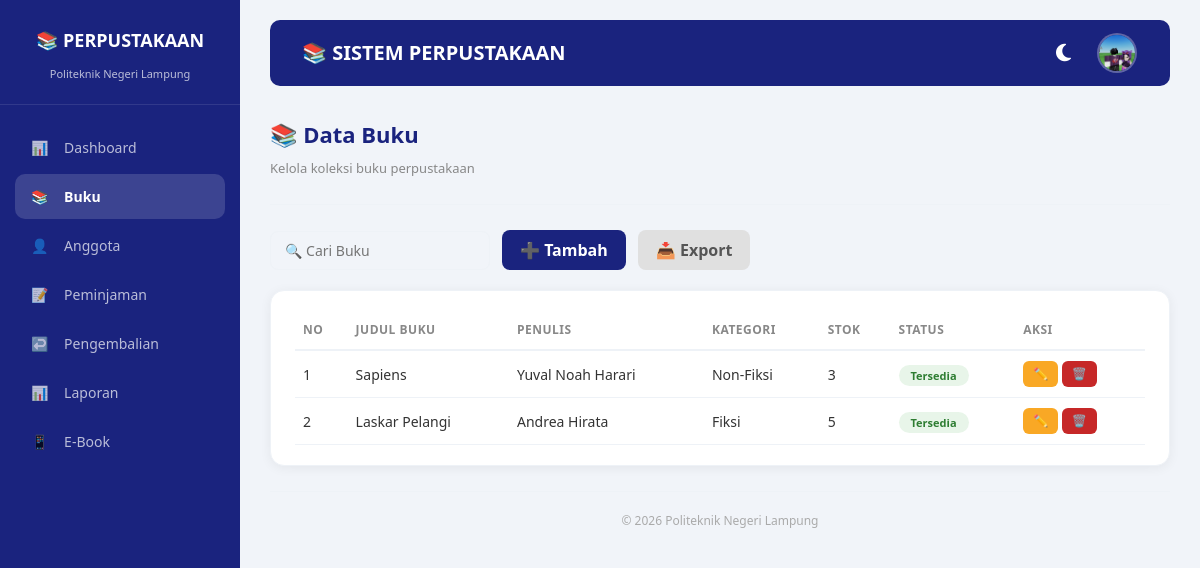
The app's page /views/buku/index.php (signed in) with its own data.
### tables this page shows
CREATE TABLE `buku` (
  `buku_id` int(11) NOT NULL,
  `judul` varchar(255) NOT NULL,
  `penulis` varchar(100) NOT NULL,
  `penerbit` varchar(100) DEFAULT NULL,
  `tahun_terbit` int(4) DEFAULT NULL,
  `isbn` varchar(13) DEFAULT NULL,
  `kategori_id` int(11) DEFAULT NULL,
  `stok` int(11) NOT NULL DEFAULT 1,
  `lokasi_rak` varchar(20) DEFAULT NULL,
  `status` enum('tersedia','dipinjam','rusak','hilang') NOT NULL DEFAULT 'tersedia',
  `created_at` timestamp NULL DEFAULT current_timestamp()
);

CREATE TABLE `kategori_buku` (
  `kategori_id` int(11) NOT NULL,
  `nama_kategori` varchar(50) NOT NULL,
  `deskripsi` text DEFAULT NULL
);

### views/buku/index.php (the view, shortened to what this page needs)
<?php
require_once '../../config/database.php';
$limit = 10;
$page = isset($_GET['page']) ? (int)$_GET['page'] : 1;
$offset = ($page - 1) * $limit;
$sql = "SELECT b.*, k.nama_kategori
        FROM buku b
        LEFT JOIN kategori_buku k ON b.kategori_id = k.kategori_id
        ORDER BY b.buku_id DESC
        LIMIT $limit OFFSET $offset";
$stmt = $pdo->query($sql);
$buku = $stmt->fetchAll();
?>
<!DOCTYPE html>
<html lang="id" id="html">
<head>
    <link rel="stylesheet" href="https://cdn.jsdelivr.net/npm/bootstrap@5.3.0/dist/css/bootstrap.min.css">
    <link rel="stylesheet" href="https://cdnjs.cloudflare.com/ajax/libs/font-awesome/6.4.0/css/all.min.css">
    <link rel="stylesheet" href="../../assets/css/style.css">
</head>
<body id="body">
<div class="sidebar">
    <div class="brand">
        <h3>📚 PERPUSTAKAAN</h3>
        <small>Politeknik Negeri Lampung</small>
    </div>
    <ul class="menu">
        <li onclick="location.href='../../index.php'"><span class="icon">📊</span> <span>Dashboard</span></li>
        <li class="active"><span class="icon">📚</span> <span>Buku</span></li>
        <li onclick="location.href='../anggota/index.php'"><span class="icon">👤</span> <span>Anggota</span></li>
        <li onclick="location.href='../peminjaman/index.php'"><span class="icon">📝</span> <span>Peminjaman</span></li>
        <li onclick="location.href='../pengembalian/index.php'"><span class="icon">↩️</span> <span>Pengembalian</span></li>
        <li onclick="location.href='../laporan/index.php'"><span class="icon">📊</span> <span>Laporan</span></li>
        <li onclick="location.href='../buku_digital.php'"><span class="icon">📱</span> <span>E-Book</span></li>
    </ul>
</div>
<div class="main-content">
    <nav class="navbar navbar-dark navbar-custom">
        <div class="container-fluid">
            <span class="navbar-brand">📚 SISTEM PERPUSTAKAAN</span>
            <div class="user-info">
                <button class="theme-toggle" id="themeToggle" title="Toggle Dark/Light Mode">
                    <i class="fas fa-moon"></i>
                </button>
                <div class="dropdown dropdown-profile">
                    <button class="btn p-0 dropdown-toggle" type="button" data-bs-toggle="dropdown" aria-expanded="false">
                        <div class="preview-avatar">
                            <?php
                            $user_id = $_SESSION['user_id'];
                            $foto_path = '../../upload/foto_admin/' . $user_id . '.jpg';
                            if (file_exists($foto_path)): ?>
                                <img src="<?= $foto_path ?>" alt="Foto Profil">
                            <?php else: ?>
                                <?= strtoupper(substr($_SESSION['nama_lengkap'], 0, 1)) ?>
                            <?php endif; ?>
                        </div>
                    </button>
                </div>
            </div>
        </div>
    </nav>
    <div class="top-header">
        <div class="page-title">
            <h2>📚 Data Buku</h2>
            <small>Kelola koleksi buku perpustakaan</small>
        </div>
    </div>
    <div class="toolbar">
        <input type="text" placeholder="🔍 Cari Buku" id="searchInput" onkeyup="searchTable()">
        <a href="tambah.php" class="btn-primary">➕ Tambah</a>
        <a href="#" class="btn-secondary">📥 Export</a>
    </div>
    <div class="card-custom">
        <div class="table-responsive">
            <table class="table-custom" id="bukuTable">
                <thead>
                    <tr>
                        <th>No</th>
                        <th>Judul Buku</th>
                        <th>Penulis</th>
                        <th>Kategori</th>
                        <th>Stok</th>
                        <th>Status</th>
                        <th>Aksi</th>
                    </tr>
                </thead>
                <tbody>
                    <?php if (count($buku) > 0): ?>
                        <?php $no = $offset + 1; foreach ($buku as $row): ?>
                        <tr>
                            <td><?= $no++ ?></td>
                            <td><?= htmlspecialchars($row['judul']) ?></td>
                            <td><?= htmlspecialchars($row['penulis']) ?></td>
                            <td><?= htmlspecialchars($row['nama_kategori'] ?? '-') ?></td>
                            <td><?= $row['stok'] ?></td>
                            <td>
                                <span class="badge-status <?= $row['status'] == 'tersedia' ? 'success' : 'danger' ?>">
                                    <?= ucfirst($row['status']) ?>
                                </span>
                            </td>
                            <td>
                                <a href="edit.php?id=<?= $row['buku_id'] ?>" class="btn-sm btn-warning">✏️</a>
                                <a href="hapus.php?id=<?= $row['buku_id'] ?>" class="btn-sm btn-danger" onclick="return confirm('Yakin hapus?')">🗑️</a>
                            </td>
                        </tr>
                        <?php endforeach; ?>
                    <?php else: ?>
                        <tr><td colspan="7" class="text-center">Belum ada data buku</td></tr>
                    <?php endif; ?>
                </tbody>
            </table>
        </div>
    </div>
    <div style="text-align:center; color:#aaa; font-size:12px; padding:20px 0 10px 0; border-top:1px solid var(--border-color); margin-top:20px;">
        &copy; 2026 Politeknik Negeri Lampung
    </div>
</div>
</body>
</html>

### assets/css/style.css (style rules this page uses)
* { margin: 0; padding: 0; box-sizing: border-box; }
body { font-family: 'Segoe UI', Tahoma, Geneva, Verdana, sans-serif; background: #f1f4f9; }
.sidebar { position: fixed; top: 0; left: 0; width: 240px; height: 100%; background: #1a237e; color: #fff; padding: 20px 0; overflow-y: auto; z-index: 1000; }
.sidebar .brand { text-align: center; padding: 10px 0 20px 0; border-bottom: 1px solid rgba(255,255,255,0.1); margin-bottom: 20px; }
.sidebar .brand h3 { font-size: 18px; font-weight: 700; }
.sidebar .brand small { font-size: 11px; opacity: 0.7; }
.sidebar .menu { list-style: none; padding: 0 15px; }
.sidebar .menu li { padding: 12px 16px; margin: 4px 0; border-radius: 10px; font-size: 14px; cursor: pointer; transition: 0.3s; color: rgba(255,255,255,0.7); }
.sidebar .menu li.active { background: rgba(255,255,255,0.15); color: #fff; font-weight: 600; }
.sidebar .menu li .icon { margin-right: 12px; }
.main-content { margin-left: 240px; padding: 20px 30px; min-height: 100vh; }
.top-header { display: flex; justify-content: space-between; align-items: center; padding: 15px 0 25px 0; border-bottom: 1px solid #e8ecf1; margin-bottom: 25px; }
.top-header .page-title h2 { font-size: 22px; font-weight: 700; color: #1a237e; }
.top-header .page-title small { font-size: 13px; color: #888; }
.card-custom { background: #fff; border-radius: 14px; padding: 20px 24px; box-shadow: 0 2px 12px rgba(0,0,0,0.06); margin-bottom: 25px; }
.table-custom { width: 100%; border-collapse: collapse; font-size: 14px; }
.table-custom thead th { text-align: left; padding: 12px 10px; border-bottom: 2px solid #e8ecf1; color: #555; font-weight: 600; font-size: 12px; text-transform: uppercase; letter-spacing: 0.5px; }
.table-custom tbody td { padding: 12px 10px; border-bottom: 1px solid #f0f2f5; }
.badge-status { padding: 4px 14px; border-radius: 20px; font-size: 12px; font-weight: 600; }
.badge-status.success { background: #e8f5e9; color: #2e7d32; }
.btn-primary { background: #1a237e; color: #fff; }
.btn-warning { background: #f9a825; color: #fff; }
.btn-danger { background: #c62828; color: #fff; }
.btn-secondary { background: #e0e0e0; color: #555; }
.btn-sm { padding: 5px 12px; font-size: 12px; }
.toolbar { display: flex; gap: 12px; margin-bottom: 20px; flex-wrap: wrap; align-items: center; }
.toolbar input { padding: 8px 14px; border: 1.5px solid #dde1e9; border-radius: 8px; font-size: 14px; width: 220px; background: #fafbfc; }

### records on screen
buku: judul "Sapiens", penulis "Yuval Noah Harari", kategori.nama_kategori "Non-Fiksi", stok "3", status "Tersedia"
buku: judul "Laskar Pelangi", penulis "Andrea Hirata", kategori.nama_kategori "Fiksi", stok "5", status "Tersedia"
